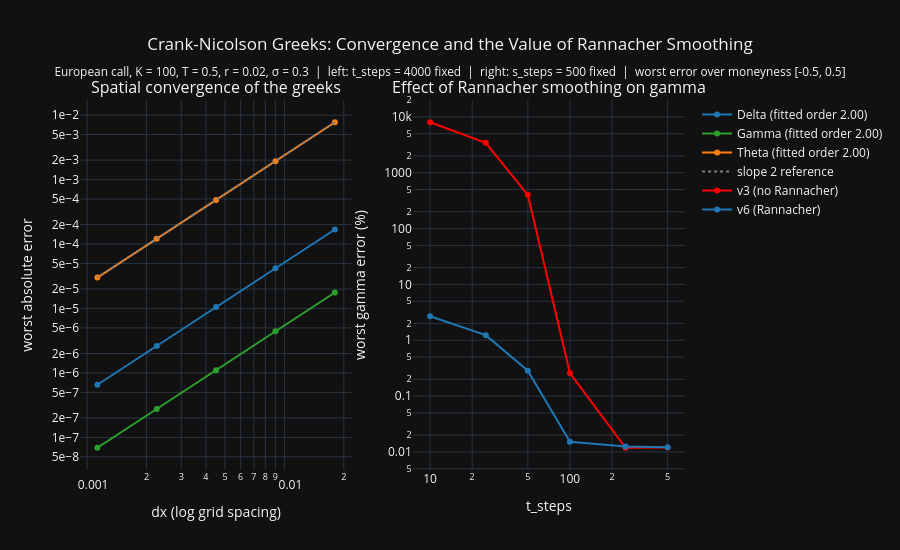

The code cell stored with this chart in its notebook:
### Code cell
GREEKS = ("Delta", "Gamma", "Theta")
COLOURS = {"Delta": "#1f77b4", "Gamma": "#2ca02c", "Theta": "#ff7f0e"}


def _worst_errors(s_steps, t_steps, version, moneyness_min=-0.5, moneyness_max=0.5):
    """
    Worst |error| in each greek over the moneyness window, against the BS baseline.

    Returns (dx, abs_err, rel_err), where the two error terms are dicts keyed by
    greek name. Uses the call, since by put-call parity the put has an identical
    absolute error.
    """
    option = EuropeanOption(K, T, type="call")

    _, delta, gamma, theta, x = option.price_CN(
        S0=S0, r=r, sigma=sigma, s_steps=s_steps, t_steps=t_steps,
        version=version, return_greeks=True,
    )

    # remove boundaries; the greeks already have them removed
    x = x[1:-1]
    S = np.exp(x)

    moneyness = x - np.log(K)
    window = (moneyness >= moneyness_min) & (moneyness <= moneyness_max)

    cn = dict(zip(GREEKS, (delta, gamma, theta)))
    bs = dict(zip(GREEKS, bs_greeks(S, K, r, sigma, T, type="call")))

    abs_err = {g: np.abs(cn[g][window] - bs[g][window]).max() for g in GREEKS}
    rel_err = {g: np.abs((cn[g][window] - bs[g][window]) / bs[g][window]).max() for g in GREEKS}

    return x[1] - x[0], abs_err, rel_err


# LEFT PANEL: spatial convergence.
# hold t_steps large so the dx truncation error dominates, then halve dx repeatedly
S_STEPS_SWEEP = [125, 250, 500, 1000, 2000]
T_STEPS_FIXED = 4000

dxs = []
convergence = {greek: [] for greek in GREEKS}

for n in S_STEPS_SWEEP:
    dx, abs_err, _ = _worst_errors(n, T_STEPS_FIXED, version="v6")
    dxs.append(dx)
    for greek in GREEKS:
        convergence[greek].append(abs_err[greek])

dxs = np.array(dxs)


# RIGHT PANEL: the value of Rannacher smoothing.
# hold s_steps fixed and shrink t_steps, so dt grows relative to dx^2. gamma is the
# worst affected greek, since it is the second derivative of the payoff kink
S_STEPS_FIXED = 500
T_STEPS_SWEEP = [10, 25, 50, 100, 250, 500]

rannacher = {"v3": [], "v6": []}

for version in rannacher:
    for n in T_STEPS_SWEEP:
        _, _, rel_err = _worst_errors(S_STEPS_FIXED, n, version=version)
        rannacher[version].append(rel_err["Gamma"] * 100)


fig = make_subplots(
    rows=1,
    cols=2,
    subplot_titles=(
        "Spatial convergence of the greeks",
        "Effect of Rannacher smoothing on gamma",
    ),
)

# left panel: one line per greek, with the fitted order in the legend
for greek in GREEKS:
    order = np.polyfit(np.log(dxs), np.log(convergence[greek]), 1)[0]
    fig.add_trace(
        go.Scatter(
            x=dxs,
            y=convergence[greek],
            mode="lines+markers",
            name=f"{greek} (fitted order {order:.2f})",
            line=dict(color=COLOURS[greek]),
        ),
        row=1,
        col=1,
    )

# left panel again: a slope 2 guide, anchored to the first theta point
fig.add_trace(
    go.Scatter(
        x=dxs,
        y=convergence["Theta"][0] * (dxs / dxs[0]) ** 2,
        mode="lines",
        name="slope 2 reference",
        line=dict(color="grey", dash="dot"),
    ),
    row=1,
    col=1,
)

# right panel: gamma error with and without the implicit Euler startup steps
for version, colour, label in [("v3", "red", "v3 (no Rannacher)"),
                               ("v6", "#1f77b4", "v6 (Rannacher)")]:
    fig.add_trace(
        go.Scatter(
            x=T_STEPS_SWEEP,
            y=rannacher[version],
            mode="lines+markers",
            name=label,
            line=dict(color=colour),
        ),
        row=1,
        col=2,
    )

fig.update_xaxes(type="log", title_text="dx (log grid spacing)", row=1, col=1)
fig.update_yaxes(type="log", title_text="worst absolute error", tickformat=".0e", row=1, col=1)

fig.update_xaxes(type="log", title_text="t_steps", row=1, col=2)
fig.update_yaxes(type="log", title_text="worst gamma error (%)", row=1, col=2)

fig.update_layout(
    title={
        "text": (
            "Crank-Nicolson Greeks: Convergence and the Value of Rannacher Smoothing"
            f"<br><sub>European call, K = {K}, T = {T}, r = {r}, σ = {sigma}"
            f" &nbsp;|&nbsp; left: t_steps = {T_STEPS_FIXED} fixed"
            f" &nbsp;|&nbsp; right: s_steps = {S_STEPS_FIXED} fixed"
            f" &nbsp;|&nbsp; worst error over moneyness [{-0.5}, {0.5}]</sub>"
        ),
        "x": 0.5,
        "xanchor": "center",
    },
    height=550,
)

fig.show()

### Figure 1 — Plotly figure (JSON) as saved in the notebook; plotly's stock layout.template omitted (floating-point values rounded to 4 significant figures)
{"data": [{"line": {"color": "#1f77b4"}, "mode": "lines+markers", "name": "Delta (fitted order 2.00)", "x": [0.01802, 0.009012, 0.004506, 0.002253, 0.001126], "y": [0.0001679, 4.203e-05, 1.051e-05, 2.626e-06, 6.562e-07], "type": "scatter", "xaxis": "x", "yaxis": "y"}, {"line": {"color": "#2ca02c"}, "mode": "lines+markers", "name": "Gamma (fitted order 2.00)", "x": [0.01802, 0.009012, 0.004506, 0.002253, 0.001126], "y": [1.769e-05, 4.418e-06, 1.105e-06, 2.762e-07, 6.91e-08], "type": "scatter", "xaxis": "x", "yaxis": "y"}, {"line": {"color": "#ff7f0e"}, "mode": "lines+markers", "name": "Theta (fitted order 2.00)", "x": [0.01802, 0.009012, 0.004506, 0.002253, 0.001126], "y": [0.007741, 0.001929, 0.0004824, 0.0001206, 3.016e-05], "type": "scatter", "xaxis": "x", "yaxis": "y"}, {"line": {"color": "grey", "dash": "dot"}, "mode": "lines", "name": "slope 2 reference", "x": [0.01802, 0.009012, 0.004506, 0.002253, 0.001126], "y": [0.007741, 0.001935, 0.0004838, 0.0001209, 3.024e-05], "type": "scatter", "xaxis": "x", "yaxis": "y"}, {"line": {"color": "red"}, "mode": "lines+markers", "name": "v3 (no Rannacher)", "x": [10, 25, 50, 100, 250, 500], "y": [8010.0, 3441.0, 401.6, 0.2593, 0.01189, 0.01201], "type": "scatter", "xaxis": "x2", "yaxis": "y2"}, {"line": {"color": "#1f77b4"}, "mode": "lines+markers", "name": "v6 (Rannacher)", "x": [10, 25, 50, 100, 250, 500], "y": [2.687, 1.235, 0.2854, 0.01522, 0.01249, 0.01216], "type": "scatter", "xaxis": "x2", "yaxis": "y2"}], "layout": {"xaxis": {"anchor": "y", "domain": [0.0, 0.45], "title": {"text": "dx (log grid spacing)"}, "type": "log"}, "yaxis": {"anchor": "x", "domain": [0.0, 1.0], "title": {"text": "worst absolute error"}, "type": "log", "tickformat": ".0e"}, "xaxis2": {"anchor": "y2", "domain": [0.55, 1.0], "title": {"text": "t_steps"}, "type": "log"}, "yaxis2": {"anchor": "x2", "domain": [0.0, 1.0], "title": {"text": "worst gamma error (%)"}, "type": "log"}, "annotations": [{"font": {"size": 16}, "showarrow": false, "text": "Spatial convergence of the greeks", "x": 0.225, "xanchor": "center", "xref": "paper", "y": 1.0, "yanchor": "bottom", "yref": "paper"}, {"font": {"size": 16}, "showarrow": false, "text": "Effect of Rannacher smoothing on gamma", "x": 0.775, "xanchor": "center", "xref": "paper", "y": 1.0, "yanchor": "bottom", "yref": "paper"}], "title": {"text": "Crank-Nicolson Greeks: Convergence and the Value of Rannacher Smoothing<br><sub>European call, K = 100, T = 0.5, r = 0.02, σ = 0.3 &nbsp;|&nbsp; left: t_steps = 4000 fixed &nbsp;|&nbsp; right: s_steps = 500 fixed &nbsp;|&nbsp; worst error over moneyness [-0.5, 0.5]</sub>", "x": 0.5, "xanchor": "center"}, "height": 550}}
